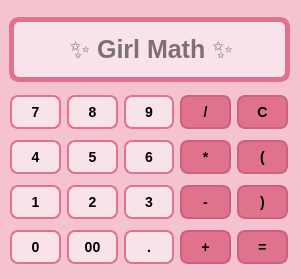
<?xml version="1.0" encoding="UTF-8"?>
<ui version="4.0">
 <class>Form</class>
 <widget class="QWidget" name="Form">
  <property name="geometry">
   <rect>
    <x>0</x>
    <y>0</y>
    <width>301</width>
    <height>279</height>
   </rect>
  </property>
  <property name="windowTitle">
   <string>Pretty Calc</string>
  </property>
  <property name="styleSheet">
   <string notr="true">QWidget {
	background-color:  rgb(245, 195, 208);
}</string>
  </property>
  <widget class="QLineEdit" name="lineEdit">
   <property name="geometry">
    <rect>
     <x>9</x>
     <y>17</y>
     <width>281</width>
     <height>65</height>
    </rect>
   </property>
   <property name="font">
    <font>
     <pointsize>-1</pointsize>
     <bold>true</bold>
    </font>
   </property>
   <property name="styleSheet">
    <string notr="true">QLineEdit {
	background-color: rgb(247, 227, 233);
	border: 5px solid rgb(225, 114, 141);
	border-radius: 10px;
	font-size: 25px;
	text-align: right;
	padding: 5px;
	color: black;
}</string>
   </property>
   <property name="placeholderText">
    <string>       ✨ Girl Math ✨</string>
   </property>
  </widget>
  <widget class="QWidget" name="layoutWidget">
   <property name="geometry">
    <rect>
     <x>10</x>
     <y>90</y>
     <width>278</width>
     <height>180</height>
    </rect>
   </property>
   <layout class="QGridLayout" name="gridLayout">
    <item row="0" column="0">
     <widget class="QPushButton" name="pushButton_7">
      <property name="styleSheet">
       <string notr="true">QPushButton {
	background-color: rgb(247, 227, 233);
	border: 2px solid rgb(225, 114, 141);
	border-radius: 8px;
	color: black;
	font-weight: bold;
	font-size: 14px;
	min-height: 30px;
	min-width: 40px;
}

QPushButton:pressed {
	background-color: #F5F5DC;
}</string>
      </property>
      <property name="text">
       <string>7</string>
      </property>
     </widget>
    </item>
    <item row="0" column="1">
     <widget class="QPushButton" name="pushButton_8">
      <property name="styleSheet">
       <string notr="true">QPushButton {
	background-color: rgb(247, 227, 233);
	border: 2px solid rgb(225, 114, 141);
	border-radius: 8px;
	color: black;
	font-weight: bold;
	font-size: 14px;
	min-height: 30px;
	min-width: 40px;
}

QPushButton:pressed {
	background-color: #F5F5DC;
}</string>
      </property>
      <property name="text">
       <string>8</string>
      </property>
     </widget>
    </item>
    <item row="0" column="2">
     <widget class="QPushButton" name="pushButton_9">
      <property name="styleSheet">
       <string notr="true">QPushButton {
	background-color: rgb(247, 227, 233);
	border: 2px solid rgb(225, 114, 141);
	border-radius: 8px;
	color: black;
	font-weight: bold;
	font-size: 14px;
	min-height: 30px;
	min-width: 40px;
}

QPushButton:pressed {
	background-color: #F5F5DC;
}</string>
      </property>
      <property name="text">
       <string>9</string>
      </property>
     </widget>
    </item>
    <item row="0" column="3">
     <widget class="QPushButton" name="pushButton_divide">
      <property name="styleSheet">
       <string notr="true">QPushButton {
	background-color: rgb(225, 114, 141);
	border: 2px solid rgb(202, 97, 129);
	border-radius: 8px;
	color: black;
	font-weight: bold;
	font-size: 14px;
	min-height: 30px;
	min-width: 40px;
}

QPushButton:pressed {
	background-color: #F5F5DC;
}</string>
      </property>
      <property name="text">
       <string>/</string>
      </property>
     </widget>
    </item>
    <item row="0" column="4">
     <widget class="QPushButton" name="pushButton_clear">
      <property name="styleSheet">
       <string notr="true">QPushButton {
	background-color: rgb(225, 114, 141);
	border: 2px solid rgb(202, 97, 129);
	border-radius: 8px;
	color: black;
	font-weight: bold;
	font-size: 14px;
	min-height: 30px;
	min-width: 40px;
}

QPushButton:pressed {
	background-color: #F5F5DC;
}</string>
      </property>
      <property name="text">
       <string>C</string>
      </property>
     </widget>
    </item>
    <item row="1" column="0">
     <widget class="QPushButton" name="pushButton_4">
      <property name="styleSheet">
       <string notr="true">QPushButton {
	background-color: rgb(247, 227, 233);
	border: 2px solid rgb(225, 114, 141);
	border-radius: 8px;
	color: black;
	font-weight: bold;
	font-size: 14px;
	min-height: 30px;
	min-width: 40px;
}

QPushButton:pressed {
	background-color: #F5F5DC;
}</string>
      </property>
      <property name="text">
       <string>4</string>
      </property>
     </widget>
    </item>
    <item row="1" column="1">
     <widget class="QPushButton" name="pushButton_5">
      <property name="styleSheet">
       <string notr="true">QPushButton {
	background-color: rgb(247, 227, 233);
	border: 2px solid rgb(225, 114, 141);
	border-radius: 8px;
	color: black;
	font-weight: bold;
	font-size: 14px;
	min-height: 30px;
	min-width: 40px;
}

QPushButton:pressed {
	background-color: #F5F5DC;
}</string>
      </property>
      <property name="text">
       <string>5</string>
      </property>
     </widget>
    </item>
    <item row="1" column="2">
     <widget class="QPushButton" name="pushButton_6">
      <property name="styleSheet">
       <string notr="true">QPushButton {
	background-color: rgb(247, 227, 233);
	border: 2px solid rgb(225, 114, 141);
	border-radius: 8px;
	color: black;
	font-weight: bold;
	font-size: 14px;
	min-height: 30px;
	min-width: 40px;
}

QPushButton:pressed {
	background-color: #F5F5DC;
}</string>
      </property>
      <property name="text">
       <string>6</string>
      </property>
     </widget>
    </item>
    <item row="1" column="3">
     <widget class="QPushButton" name="pushButton_times">
      <property name="styleSheet">
       <string notr="true">QPushButton {
	background-color: rgb(225, 114, 141);
	border: 2px solid rgb(202, 97, 129);
	border-radius: 8px;
	color: black;
	font-weight: bold;
	font-size: 14px;
	min-height: 30px;
	min-width: 40px;
}

QPushButton:pressed {
	background-color: #F5F5DC;
}</string>
      </property>
      <property name="text">
       <string>*</string>
      </property>
     </widget>
    </item>
    <item row="1" column="4">
     <widget class="QPushButton" name="pushButton_oPar">
      <property name="styleSheet">
       <string notr="true">QPushButton {
	background-color: rgb(225, 114, 141);
	border: 2px solid rgb(202, 97, 129);
	border-radius: 8px;
	color: black;
	font-weight: bold;
	font-size: 14px;
	min-height: 30px;
	min-width: 40px;
}

QPushButton:pressed {
	background-color: #F5F5DC;
}</string>
      </property>
      <property name="text">
       <string>(</string>
      </property>
     </widget>
    </item>
    <item row="2" column="0">
     <widget class="QPushButton" name="pushButton_1">
      <property name="styleSheet">
       <string notr="true">QPushButton {
	background-color: rgb(247, 227, 233);
	border: 2px solid rgb(225, 114, 141);
	border-radius: 8px;
	color: black;
	font-weight: bold;
	font-size: 14px;
	min-height: 30px;
	min-width: 40px;
}

QPushButton:pressed {
	background-color: #F5F5DC;
}</string>
      </property>
      <property name="text">
       <string>1</string>
      </property>
     </widget>
    </item>
    <item row="2" column="1">
     <widget class="QPushButton" name="pushButton_2">
      <property name="styleSheet">
       <string notr="true">QPushButton {
	background-color: rgb(247, 227, 233);
	border: 2px solid rgb(225, 114, 141);
	border-radius: 8px;
	color: black;
	font-weight: bold;
	font-size: 14px;
	min-height: 30px;
	min-width: 40px;
}

QPushButton:pressed {
	background-color: #F5F5DC;
}</string>
      </property>
      <property name="text">
       <string>2</string>
      </property>
     </widget>
    </item>
    <item row="2" column="2">
     <widget class="QPushButton" name="pushButton_3">
      <property name="styleSheet">
       <string notr="true">QPushButton {
	background-color: rgb(247, 227, 233);
	border: 2px solid rgb(225, 114, 141);
	border-radius: 8px;
	color: black;
	font-weight: bold;
	font-size: 14px;
	min-height: 30px;
	min-width: 40px;
}

QPushButton:pressed {
	background-color: #F5F5DC;
}</string>
      </property>
      <property name="text">
       <string>3</string>
      </property>
     </widget>
    </item>
    <item row="2" column="3">
     <widget class="QPushButton" name="pushButton_minus">
      <property name="styleSheet">
       <string notr="true">QPushButton {
	background-color: rgb(225, 114, 141);
	border: 2px solid rgb(202, 97, 129);
	border-radius: 8px;
	color: black;
	font-weight: bold;
	font-size: 14px;
	min-height: 30px;
	min-width: 40px;
}

QPushButton:pressed {
	background-color: #F5F5DC;
}</string>
      </property>
      <property name="text">
       <string>-</string>
      </property>
     </widget>
    </item>
    <item row="2" column="4">
     <widget class="QPushButton" name="pushButton_cPar">
      <property name="styleSheet">
       <string notr="true">QPushButton {
	background-color: rgb(225, 114, 141);
	border: 2px solid rgb(202, 97, 129);
	border-radius: 8px;
	color: black;
	font-weight: bold;
	font-size: 14px;
	min-height: 30px;
	min-width: 40px;
}

QPushButton:pressed {
	background-color: #F5F5DC;
}</string>
      </property>
      <property name="text">
       <string>)</string>
      </property>
     </widget>
    </item>
    <item row="3" column="0">
     <widget class="QPushButton" name="pushButton_0">
      <property name="styleSheet">
       <string notr="true">QPushButton {
	background-color: rgb(247, 227, 233);
	border: 2px solid rgb(225, 114, 141);
	border-radius: 8px;
	color: black;
	font-weight: bold;
	font-size: 14px;
	min-height: 30px;
	min-width: 40px;
}

QPushButton:pressed {
	background-color: #F5F5DC;
}</string>
      </property>
      <property name="text">
       <string>0</string>
      </property>
     </widget>
    </item>
    <item row="3" column="1">
     <widget class="QPushButton" name="pushButton_00">
      <property name="styleSheet">
       <string notr="true">QPushButton {
	background-color: rgb(247, 227, 233);
	border: 2px solid rgb(225, 114, 141);
	border-radius: 8px;
	color: black;
	font-weight: bold;
	font-size: 14px;
	min-height: 30px;
	min-width: 40px;
}

QPushButton:pressed {
	background-color: #F5F5DC;
}</string>
      </property>
      <property name="text">
       <string>00</string>
      </property>
     </widget>
    </item>
    <item row="3" column="2">
     <widget class="QPushButton" name="pushButton_dec">
      <property name="styleSheet">
       <string notr="true">QPushButton {
	background-color: rgb(247, 227, 233);
	border: 2px solid rgb(225, 114, 141);
	border-radius: 8px;
	color: black;
	font-weight: bold;
	font-size: 14px;
	min-height: 30px;
	min-width: 40px;
}

QPushButton:pressed {
	background-color: #F5F5DC;
}</string>
      </property>
      <property name="text">
       <string>.</string>
      </property>
     </widget>
    </item>
    <item row="3" column="3">
     <widget class="QPushButton" name="pushButton_plus">
      <property name="styleSheet">
       <string notr="true">QPushButton {
	background-color: rgb(225, 114, 141);
	border: 2px solid rgb(202, 97, 129);
	border-radius: 8px;
	color: black;
	font-weight: bold;
	font-size: 14px;
	min-height: 30px;
	min-width: 40px;
}

QPushButton:pressed {
	background-color: #F5F5DC;
}</string>
      </property>
      <property name="text">
       <string>+</string>
      </property>
     </widget>
    </item>
    <item row="3" column="4">
     <widget class="QPushButton" name="pushButton_equal">
      <property name="styleSheet">
       <string notr="true">QPushButton {
	background-color: rgb(225, 114, 141);
	border: 2px solid rgb(202, 97, 129);
	border-radius: 8px;
	color: black;
	font-weight: bold;
	font-size: 14px;
	min-height: 30px;
	min-width: 40px;
}

QPushButton:pressed {
	background-color: #F5F5DC;
}</string>
      </property>
      <property name="text">
       <string>=</string>
      </property>
     </widget>
    </item>
   </layout>
  </widget>
 </widget>
 <resources/>
 <connections/>
</ui>
